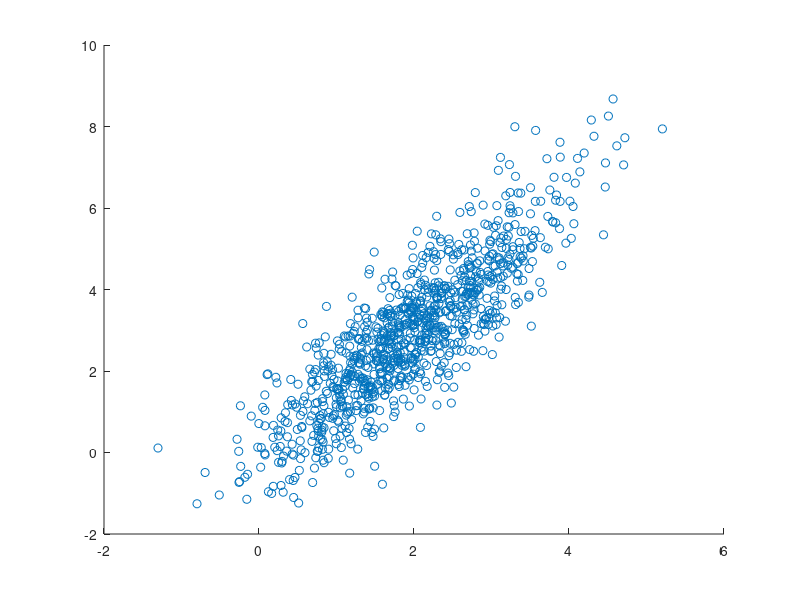

MATLAB code to generate this figure: (Note: this script raises an error after producing the figure.)
load tempfileWS
close all
% Generate 1000 bivariate normal data and add the ellipse which
% contains approximately 990 of them.
rng('default')
rng(20)     % For reproducibility
% Define mu and Sigma
mu = [2,3];
Sigma = [1,1.5;1.5,3];
Y = mvnrnd(mu,Sigma,1000);
figure
hold on;
plot(Y(:,1),Y(:,2),'o');
% add an ellipse to these points and do not show the major axes
AxesEllipse = false;
Ell=ellipse(mu,Sigma,0.99,[],AxesEllipse);
axis equal
% Count number of points inside the ellipse
disp('Number of points inside the ellipse')
disp(sum(inpolygon(Y(:,1),Y(:,2),Ell(:,1),Ell(:,2))))
close all
save tempfileWS